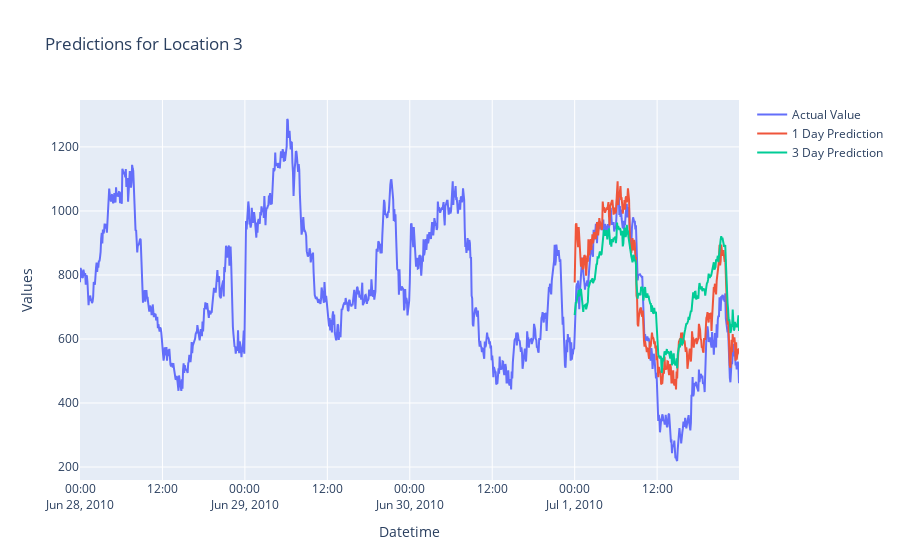

Here is the notebook cell this chart was saved with:
### Code cell
#plot the results
def plot_predictions(location):
    filtered_df = eval_df[eval_df['LOCATION'] == location]
    
    fig = go.Figure()
    
    fig.add_trace(go.Scatter(x=filtered_df['DATETIME'], y=filtered_df['VALUE'], mode='lines', name='Actual Value'))
    fig.add_trace(go.Scatter(x=filtered_df['DATETIME'], y=filtered_df['bm_1d_prediction'], mode='lines', name='1 Day Prediction'))
    fig.add_trace(go.Scatter(x=filtered_df['DATETIME'], y=filtered_df['bm_3d_prediction'], mode='lines', name='3 Day Prediction'))
    
    fig.update_layout(title=f'Predictions for Location {location}',
                      xaxis_title='Datetime',
                      yaxis_title='Values')
    
    fig.show()

plot_predictions(3)

### Figure 1 — Plotly figure (JSON) as saved in the notebook; plotly's stock layout.template omitted (floating-point values rounded to 4 significant figures; data arrays with more than 128 entries replaced by an {"elided": "..."} marker saying what was removed)
{"data": [{"mode": "lines", "name": "Actual Value", "type": "scatter", "x": {"elided": "1152 str values"}, "y": {"elided": "1152 float values"}}, {"mode": "lines", "name": "1 Day Prediction", "type": "scatter", "x": {"elided": "1152 str values"}, "y": {"elided": "1152 float values"}}, {"mode": "lines", "name": "3 Day Prediction", "type": "scatter", "x": {"elided": "1152 str values"}, "y": {"elided": "1152 float values"}}], "layout": {"title": {"text": "Predictions for Location 3"}, "xaxis": {"title": {"text": "Datetime"}}, "yaxis": {"title": {"text": "Values"}}}}
